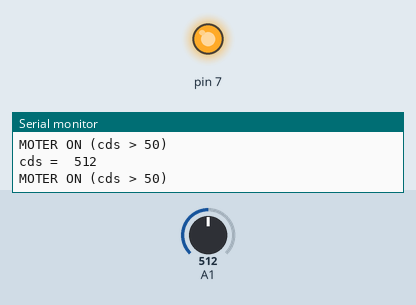
Simulated run of this sketch. Board: Arduino Uno, built with avr-gcc and run on an emulated ATmega328P. Shown: output pins drawn as LEDs (lit = HIGH), the last lines printed to the serial monitor. The inputs (shaded band) are chosen by the test bench; at power-on: A1 = 512.

Above: at 1.2 s.
1.3 s: A1 set to 65
2.8 s: A1 set to 55
At 3.2 s:
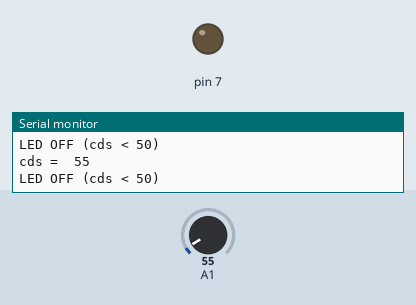
4.3 s: A1 set to 122
At 5.6 s:
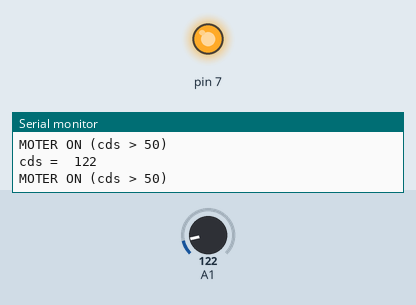
5.9 s: A1 set to 50
At 7.1 s:
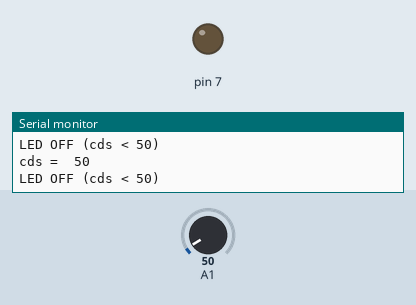
Timing chart, 0 to 8.5 s (numbered marks = the images above; inputs shaded):
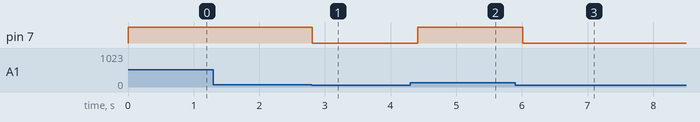

Measured:
- the behaviour switches between 61 and 60 on A1 (found by bisection; images 0 and 1)
- after the input at 2.8 s, pin 7: HIGH → LOW at once
- after the input at 4.3 s, pin 7: LOW → HIGH after 0.11 s
- after the input at 5.9 s, pin 7: HIGH → LOW after 0.12 s

The sketch:

cds_motor.ino
```cpp
void setup() {
  Serial.begin(9600);
  pinMode(7,OUTPUT);
}

void loop() {
  // put your main code here, to run repeatedly:
  int cdsValue = analogRead(A1);
  Serial.print("cds =  ");
  Serial.println(cdsValue);
  if (cdsValue > 60) {
	digitalWrite(7, HIGH);
	Serial.println("MOTER ON (cds > 50)");
   }
  else {
	digitalWrite(7, LOW);
	Serial.println("LED OFF (cds < 50)");
  }
  delay(200);
}
```
